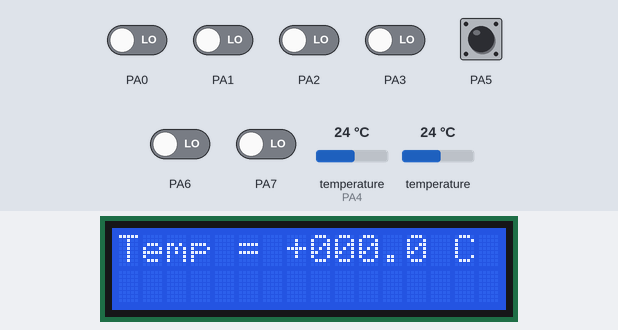
The program below on a simulated ATmega16, built with avr-gcc and emulated at 8 MHz. Parts: 16×2 character LCD. Wiring (inferred from the names in the program): 2 × DS18B20 sensor: data PA4; character LCD (HD44780): RS PD2; E PD3; data PD4, PD5, PD6, PD7. The inputs (shaded band) are chosen by the test bench; at power-on: PA5 HIGH, PA0–3, PA6, PA7 LOW, temperature (sensor on PA4) 24 °C, temperature 24 °C. What the program prints to the serial monitor is not drawn.

Above: at 1.2 s.
1.3 s: temperature (sensor on PA4) set to 12 °C
At 3.8 s:
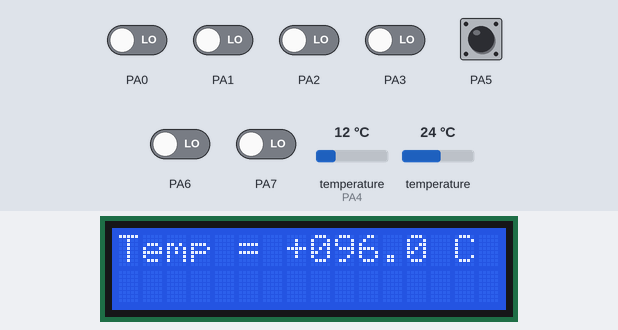
4.3 s: temperature (sensor on PA4) set to 19 °C
At 6.5 s:
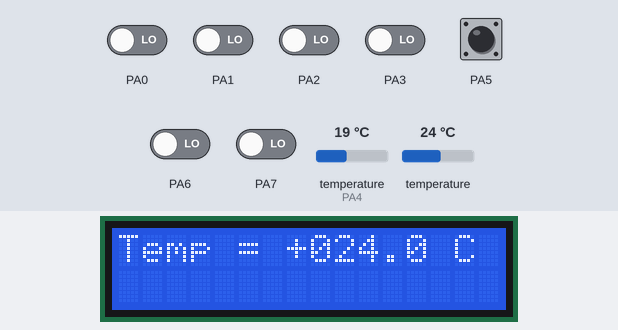
7.1 s: temperature (sensor on PA4) set to 33 °C
At 9.0 s:
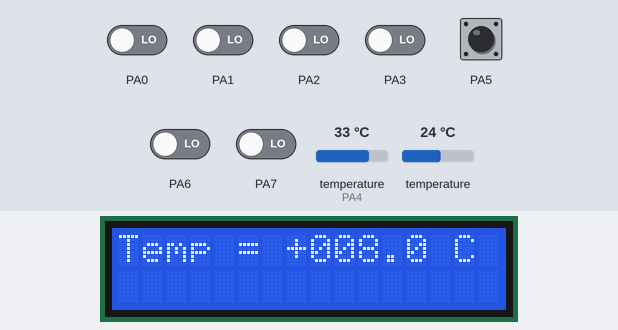
9.8 s: temperature (sensor on PA4) set to 41 °C
At 11.6 s:
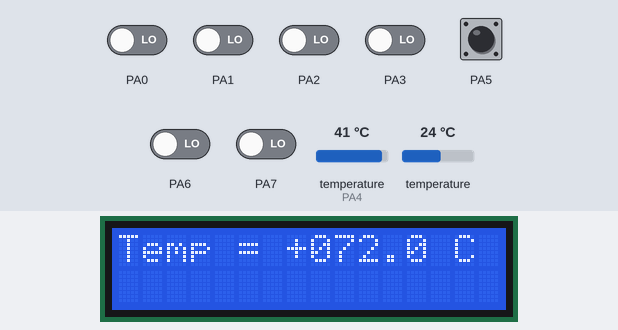
Timing chart, 0 to 13.1 s (numbered marks = the images above; inputs shaded):
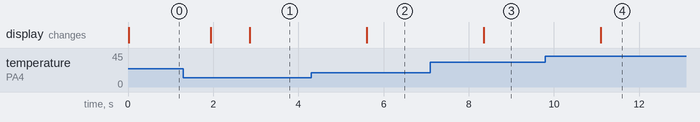

Measured:
- after the input at 1.3 s, the display: first differs from a run without the input after 1.6 s (image 1)
- after the input at 4.3 s, the display: changes after 1.3 s (image 2)
- after the input at 7.1 s, the display: changes after 1.3 s (image 3)
- after the input at 9.8 s, the display: changes after 1.3 s (image 4)

The program:

main.c
```c
/*******************************************************************************
Target:  Lcd
Device:  ATmega16;
Board:   EasyAVR6;
Clock:   ext.clock 8 MHz

Ïðîãðàììà âûâîäèò íà äèñïëåé LCD16x2 ïðèâåòñòâåííîå ñîîáùåíèå "Hello World!"
Ïî íàæàòèþ êíîïêè Cancel (PA5) ýêðàí äèñïëåÿ âêëþ÷àåòñÿ è âûêëþ÷àåòñÿ
*******************************************************************************/

// Includes --------------------------------------------------------------------
#include "main.h"
#include "onewire.h"

void Num2Str(uint16_t data, uint8_t* pbuf, uint8_t bufSize);
// Functions -------------------------------------------------------------------
int main(void)
{
    // Èíèöèàëèçàöèÿ ïîðòîâ
    // PA5 - âõîä ñ PullUp (ê íèìó ïîäêëþ÷åíà êíîïêà)
    PORTA |= (1 << PA5);

    // Èíèöèàëèçàöèÿ è âêëþ÷åíèå òàéìåðà Ò2
    // Ðåæèì: Normal; Ïðåääåëèòåëü: 1024; TOP = 0xFF
    // Ðàçðåøåíèå ïðåðûâàíèÿ ïî ïåðåïîëíåíèþ
    // ÎÑ2(PD7) íå ïîäêëþ÷åí
    // Âðåìÿ ïåðåïîëíåíèÿ:
    // t = 1024 * 256 / 8e6 = 32.768 ìñ; f = 8e6 / 1024 / 256 = 31 Ãö
    TIMSK |= (1 << TOIE2);
    TCCR2 = (1 << CS22) | (1 << CS21) | (1 << CS20);

    // Èíèöèàëèçàöèÿ UART, âêëþ÷åíèå ïðèåìíèêà è ïåðåäàò÷èêà
    // Cêîðîñòü îáìåíà: 19200 áîä, 8 áèò äàííûõ, 1 ñòîï-áèò, áèò ïàðèòåòà: íåò
    // Ðàçðåøåíèå ïðåðûâàíèÿ ïî ïðèåìó
    // PD0(RXD) - âõîä ñ PullUp, PD1(TXD) - âûõîä
    PORTD |= (1 << PD0);

    uint16_t ubrr = F_CPU / (16UL * 19200) - 1;

    UBRRH = (uint8_t)(ubrr >> 8);  // Çàäàåì çíà÷åíèå ïðåääåëèòåëÿ
    UBRRL = (uint8_t)ubrr;

    UCSRC |= (1 << URSEL) | (1 << UCSZ0) | (1 << UCSZ1);
    UCSRB |= (1 << RXCIE) | (1 << RXEN) | (1 << TXEN);

    // Èíèöèàëèçàöèÿ äèñïëåÿ è âûâîä ñòðîêè "Hello World!"
    LcdInit();
    LcdDispStr((uint8_t*)"Temp = +000.0 C");

    OnewireInit();

    // Ðàçðåøåíèå ãëîáàëüíûõ ïðåðûâàíèé
    sei();
    _delay_ms(1000);

    // Îñíîâíîé öèêë
    while (1)
    {
        OnewireReset();
        // while (1)
        // {
        //     ;
        // }

        OnewireSend(0xCC);
        OnewireSend(0x44);
        _delay_ms(900);
        OnewireReset();
        OnewireSend(0xCC);
        OnewireSend(0xBE);
        uint8_t buf[9] = {0};
        for (uint8_t i = 0; i < 9; i++)
        {
            buf[i] = OnewireRead();
        }
        for (uint8_t i = 0; i < 9; i++)
        {
            while ((UCSRA & (1 << UDRE)) == 0)
            {
                ;
            }
            UDR = buf[i];
        }

        // uint16_t temp = buf[0] * 5;

        uint16_t temp = (buf[0] & 0xFE) * 5 + (100 * (buf[7] - buf[6]) / buf[7] - 25) / 10;

        uint8_t tempStr[5] = {0};
        Num2Str(temp, tempStr, sizeof(tempStr));

        uint8_t  bufLcd[6] = {0};
        uint8_t* pbufLcd   = bufLcd;

        *pbufLcd++ = '+';
        *pbufLcd++ = tempStr[1];
        *pbufLcd++ = tempStr[2];
        *pbufLcd++ = tempStr[3];
        *pbufLcd++ = '.';
        *pbufLcd++ = tempStr[4];

        // Óñòàíîâêà ïîçèöèè êóðñîðà äèñïëåÿ è îòîáðàæåíèå ìàññèâà íà äèñïëåå
        LcdMovCursor(7);
        LcdDispBuf(bufLcd, sizeof(bufLcd) / sizeof(bufLcd[0]));
    }
}

void Num2Str(uint16_t data, uint8_t* pbuf, uint8_t bufSize)
{
    if (bufSize != 5)
    {
        return;
    }

    *pbuf++ = data / 10000 + '0';  // Âû÷èñëåíèå ñèìâîëà 5 ðàçðÿäà ÷èñëà
    data %= 10000;                 //
    *pbuf++ = data / 1000 + '0';   // Âû÷èñëåíèå ñèìâîëà 4 ðàçðÿäà ÷èñëà
    data %= 1000;                  //
    *pbuf++ = data / 100 + '0';    // Âû÷èñëåíèå ñèìâîëà 3 ðàçðÿäà ÷èñëà
    data %= 100;                   //
    *pbuf++ = data / 10 + '0';     // Âû÷èñëåíèå ñèìâîëà 2 ðàçðÿäà ÷èñëà
    data %= 10;                    //
    *pbuf++ = data / 1 + '0';      // Âû÷èñëåíèå ñèìâîëà 1 ðàçðÿäà ÷èñëà
    data %= 1;
}

// End File --------------------------------------------------------------------
```

interrupt.c
```c
// Includes --------------------------------------------------------------------
#include <avr/io.h>         // Çàãîëîâî÷íûé ôàéë äëÿ ðàáîòû ñ ÐÂÂ ÌÊ
#include <avr/interrupt.h>  // Çàãîëîâî÷íûé ôàéë äëÿ ðàáîòû ñ ïðåðûâàíèÿìè ÌÊ

#include "main.h"
#include "lcd16x2.h"  // Çàãîëîâî÷íûé ôàéë äëÿ ðàáîòû ñ äèñïëååì LCD16x2

// Handlers --------------------------------------------------------------------
/*******************************************************************************
Timer2 Overflow Handler
Èñïîëüçóåòñÿ äëÿ îáðàáîòêè íàæàòèÿ êíîïîê
*******************************************************************************/
ISR(TIMER2_OVF_vect)
{
    // Åñëè íàæàòà êíîïêà PA5, òî ïåðåêëþ÷àåì ñîñòîÿíèå äèñïëåÿ âêë/âûêë
    // (ïåðåêëþ÷àåì ôëàã lcdOn è îòïðàâëÿåì ñîîòâåòñòâóþùóþ êîìàíäó);
    // èíà÷å, ñáðàñûâàåì ôëàã íàæàòèÿ êíîïêè
    if (!(PINA & (1 << PINA5)))
    {
        if (!flag.btnOn)
        {
            flag.btnOn = 1;

            if (flag.lcdOn)
            {
                flag.lcdOn = 0;
                LcdSendCmd(1 << LCD_ON);
            }
            else
            {
                flag.lcdOn = 1;
                LcdSendCmd((1 << LCD_ON) | (1 << LCD_ON_D));
            }
        }
    }
    else
    {
        flag.btnOn = 0;
    }
}

// End File --------------------------------------------------------------------
```

main.h
```c
#ifndef __MAIN_H
#define __MAIN_H

// Includes --------------------------------------------------------------------
#include <avr/io.h>         // Çàãîëîâî÷íûé ôàéë äëÿ ðàáîòû ñ ÐÂÂ ÌÊ
#include <avr/interrupt.h>  // Çàãîëîâî÷íûé ôàéë äëÿ ðàáîòû ñ ïðåðûâàíèÿìè ÌÊ

#include "lcd16x2.h"  // Çàãîëîâî÷íûé ôàéë äëÿ ðàáîòû ñ äèñïëååì LCD16x2

// Typedef ---------------------------------------------------------------------
// Òèï ïîëüçîâàòåëüñêèõ ôëàãîâ
typedef struct
{
    uint8_t btnOn : 1;  // Ôëàã íàæàòèÿ êíîïêè
    uint8_t lcdOn : 1;  // Ôëàã âêëþ÷åíèÿ ýêðàíà äèñïëåÿ
} Flags_t;

// Variables -------------------------------------------------------------------
register Flags_t flag asm("r2");  // Ïåðåìåííàÿ ïîëüçîâàòåëüñêèõ ôëàãîâ â ÐÎÍ r2

#endif
// End File --------------------------------------------------------------------
```

lcd16x2.c
```c
// Includes --------------------------------------------------------------------
#include "lcd16x2.h"

// Macro -----------------------------------------------------------------------
#define LCD_PORT PORTD  // Ïîðò ê êîòîðîìó ïîäêëþ÷åí LCD äèñïëåé
#define LCD_DDR  DDRD   // Âûâîäû äàííûõ LCD äîëæíû áûòü ïîäêëþ÷åíû ê ñòàðøèì
#define LCD_PIN  PIND   // âûâîäàì ïîðòà ìèêðîêîíòðîëëåðà

#define LCD_DATA_MASK 0xF0  // Ìàñêà âûâîäîâ äàííûõ äèñïëåÿ

#define LCD_E  3  // Íîìåð âûâîäà E (çàïèñü äàííûõ â LCD îñóùåñòâëÿåòñÿ ïî ñïàäó)
#define LCD_RS 2  // Íîìåð âûâîäà RS (1 - äàííûå; 0 - èíñòðóêöèÿ)

#define LCD_PIN_MASK (LCD_DATA_MASK | (1 << LCD_RS) | (1 << LCD_E))

// Function prototypes ---------------------------------------------------------
static void LcdSendHfCmd(uint8_t hfcmd);
static void LcdSendByte(uint8_t byte);
static void LcdSendHfByte(uint8_t hfbyte);

// Functions -------------------------------------------------------------------
/*******************************************************************************
Ôóíêöèÿ èíèöèàëèçàöèè äèñïëåÿ LCD16x2
*******************************************************************************/
void LcdInit(void)
{
    // Èíèöèàëèçàöèÿ âûâîäîâ, ïîäêëþ÷åííûõ ê äèñïëåþ êàê âûõîäîâ
    LCD_DDR |= LCD_PIN_MASK;

    // Çàäåðæêà íå ìåíåå 15 ìñ, ïîñëå ïîäà÷è ïèòàíèÿ íà äèñïëåé
    _delay_ms(15);

    // Èíèöèàëèçàöèÿ äèñïëåÿ è ïåðåâîä åãî íà 4-õ áèòíûé èíòåðôåéñ
    // ñîãëàñíî ïîðÿäêó, ïðèâåäåííîìó â datasheet
    // Ïîêà íå ïåðåâåëè íà 4-áèòíûé èíòåðôåéñ îòïðàâëÿåì êîìàíäû ïî ïîëáàéòà

    // Îòïðàâêà ñòàðøåãî ïîëóáàéòà êîìàíäû íàñòðîéêè 8-áèòíîãî èíòåðôåéñà
    // Çàäåðæêà íå ìåíåå 4.1 ìñ
    // Îòïðàâêà ñòàðøåãî ïîëóáàéòà êîìàíäû íàñòðîéêè 8-áèòíîãî èíòåðôåéñà
    // Çàäåðæêà íå ìåíåå 100 ìêñ
    // Îòïðàâêà ñòàðøåãî ïîëóáàéòà êîìàíäû íàñòðîéêè 8-áèòíîãî èíòåðôåéñà
    // Çàäåðæêà íå ìåíåå 50 ìêñ
    // Îòïðàâêà ñòàðøåãî ïîëóáàéòà êîìàíäû íàñòðîéêè 4-áèòíîãî èíòåðôåéñà
    LcdSendHfCmd((1 << LCD_F) | (1 << LCD_F_DL));
    _delay_ms(5);
    LcdSendHfCmd((1 << LCD_F) | (1 << LCD_F_DL));
    _delay_us(100);
    LcdSendHfCmd((1 << LCD_F) | (1 << LCD_F_DL));
    _delay_us(50);
    LcdSendHfCmd(1 << LCD_F);

    // Ïåðåâîä äèñïëåÿ íà 4-áèòíûé èíòåðôåéñ çàâåðøåí. Òåïåðü ìîæíî ïîñûëàòü
    // êîìàíäû/äàííûå ïî ïîëíîìó áàéòó

    // Ïîäòâåðæäåíèå 4-áèòíîãî èíòåðôåéñà
    _delay_us(50);
    LcdSendCmd(1 << LCD_F);

    // Î÷èñòêà äèñïëåÿ, äèñïëåé î÷èùàåòñÿ íå ìåíåå 1.5 ìñ
    _delay_us(50);
    LcdSendCmd(1 << LCD_CLR);
    _delay_ms(2);

    // Âêëþ÷åíèå ýêðàíà äèñïëåÿ
    _delay_us(50);
    LcdSendCmd((1 << LCD_ON) | (1 << LCD_ON_D));
}

/******************************************************************************
Ôóíêöèÿ âûâîäà íà äèñïëåé ìàññèâà ñèìâîëîâ

Àðãóìåíòû:
pbuf:       óêàçàòåëü íà ìàññèâ
bufSize:    ðàçìåð ìàññèâà
*******************************************************************************/
void LcdDispBuf(uint8_t* pbuf, uint8_t bufSize)
{
    do
    {
        _delay_us(50);
        LcdSendChar(*pbuf++);
    } while (--bufSize);
}

/******************************************************************************
Ôóíêöèÿ âûâîäà íà äèñïëåé ñòðîêè

Àðãóìåíòû:
pstr:       óêàçàòåëü íà ñòðîêó
*******************************************************************************/
void LcdDispStr(uint8_t* pstr)
{
    do
    {
        _delay_us(50);
        LcdSendChar(*pstr);
    } while (*++pstr);
}

/******************************************************************************
Ôóíêöèÿ èçìåíåíèÿ ïîçèöèè êóðñîðà äèñïëåÿ
Âðåìÿ âûïîëíåíèÿ ñîñòàâëÿåò 50 ìêñ

Àðãóìåíòû:
newPos:     íîâàÿ ïîçèöèÿ êóðñîðà äèñïëåÿ
*******************************************************************************/
void LcdMovCursor(uint8_t newPos)
{
    uint8_t temp = (1 << LCD_DDRAM) | newPos;
    LcdSendCmd(temp);
}

/******************************************************************************
Ôóíêöèÿ âûâîäà íà äèñïëåé ñèìâîëà
Âðåìÿ âûïîëíåíèÿ ñîñòàâëÿåò 50 ìêñ

Àðãóìåíòû:
symbol:     êîä ñèìâîëà
*******************************************************************************/
void LcdSendChar(uint8_t symbol)
{
    // Óñòàíîâêà LCD_RS, îòïðàâêà äàííûõ
    LCD_PORT |= (1 << LCD_RS);
    LcdSendByte(symbol);
}

/******************************************************************************
Ôóíêöèÿ îòïðàâêè êîìàíäû íà äèñïëåé
Âðåìÿ âûïîëíåíèÿ êîìàíä "Î÷èñòêà äèñïëåÿ ñ óñòàíîâêîé êóðñîðà â íà÷àëî ïåðâîé
ñòðîêè" è "Óñòàíîâêà êóðñîðà â íà÷àëî ïåðâîé ñòðîêè" ñîñòàâëÿåò 1.5 ìñ;
âðåìÿ âûïîëíåíèÿ îñòàëüíûõ êîìàíä ñîñòàâëÿåò 50 ìêñ.

Àðãóìåíòû:
cmd:        êîä êîìàíäû
*******************************************************************************/
void LcdSendCmd(uint8_t cmd)
{
    // Ñáðîñ LCD_RS, îòïðàâêà êîìàíäû
    LCD_PORT &= ~(1 << LCD_RS);
    LcdSendByte(cmd);
}

/******************************************************************************
Ôóíêöèÿ îòïðàâêè ïîëîâèíû êîìàíäû íà äèñïëåé (èñïîëüçóåòñÿ ïðè èíèöèàëèçàöèè)
Êîä ïîëîâèíû êîìàíäû äîëæåí íàõîäèòñÿ â ñòàðøåì ïîëóáàéòå àðãóìåíòà hfcmd

Àðãóìåíòû:
hfcmd:      êîä ïîëîâèíû êîìàíäû (ñòàðøèé ïîëóáàéò)
*******************************************************************************/
static void LcdSendHfCmd(uint8_t hfcmd)
{
    // Ñáðîñ LCD_RS, îòïðàâêà êîìàíäû
    LCD_PORT &= ~(1 << LCD_RS);
    LcdSendHfByte(hfcmd);
}

/******************************************************************************
Ôóíêöèÿ îòïðàâêè áàéòà äàííûõ/êîìàíäû íà äèñïëåé

Àðãóìåíòû:
byte:       áàéò äàííûõ/êîìàíäû
*******************************************************************************/
static void LcdSendByte(uint8_t byte)
{
    // Ñíà÷àëà îòïðàâëÿåì ñòàðøèé ïîëóáàéò, çàòåì ìëàäøèé
    LcdSendHfByte(byte & 0xF0);
    LcdSendHfByte(byte << 4);
}

/******************************************************************************
Ôóíêöèÿ îòïðàâêè ïîëóáàéòà äàííûõ/êîìàíäû íà äèñïëåé
Êîä ïîëóáàéòà äîëæåí íàõîäèòñÿ â ñòàðøåì ïîëóáàéòå àðãóìåíòà hfbyte

Àðãóìåíòû:
hfbyte:     êîä ïîëóáàéòà äàííûõ/êîìàíäû (ñòàðøèé ïîëóáàéò)
*******************************************************************************/
static void LcdSendHfByte(uint8_t hfbyte)
{
    // Ïîäíèìàåì âûâîä äëÿ äàëüíåéøåé çàïèñè â äèñïëåé
    LCD_PORT |= (1 << LCD_E);

    // Çàïèñü â ïîðò äàííûõ äèñïëåÿ çíà÷åíèÿ ñòàðøåãî ïîëóáàéòà êîìàíäû/äàííûõ
    // (âûâîäû äàííûõ äèñïëåÿ ïîäêëþ÷åíû ê ñòàðøèì ðàçðÿäàì ïîðòà ÌÊ)
    uint8_t temp = LCD_PORT;
    temp &= ~LCD_DATA_MASK;
    temp |= hfbyte;
    LCD_PORT = temp;

    // Çàïèñü äàííûõ/êîìàíäû â äèñïëåé
    LCD_PORT &= ~(1 << LCD_E);
}
// End File --------------------------------------------------------------------
```

lcd16x2.h
```c
#ifndef __LCD16X2_H
#define __LCD16X2_H

// Includes --------------------------------------------------------------------
#include <avr/io.h>      // Çàãîëîâî÷íûé ôàéë äëÿ ðàáîòû ñ ÐÂÂ ÌÊ
#include <util/delay.h>  // Çàãîëîâî÷íûé ôàéë äëÿ ðàáîòû ñ çàäåðæêàìè

// Macro -----------------------------------------------------------------------
// Áèòîâûå ïîëÿ äëÿ êîìàíä LCD äèñïëåÿ

// Î÷èñòêà äèñïëåÿ ñ óñòàíîâêîé êóðñîðà â íà÷àëî ïåðâîé ñòðîêè
#define LCD_CLR 0  // Ñòàðøèé áèò èíñòðóêöèè (DB0)

// Óñòàíîâêà êóðñîðà â íà÷àëî ïåðâîé ñòðîêè
#define LCD_HOME 1  // Ñòàðøèé áèò èíñòðóêöèè (DB1)

// Óñòàíîâêà íàïðàâëåíèÿ âûâîäà ñèìâîëîâ, ðàçðåøåíèå ñäâèãà ýêðàíà
#define LCD_MODE     2  // Ñòàðøèé áèò èíñòðóêöèè (DB2)
#define LCD_MODE_I_D 1  // Íàïðàâëåíèå âûâîäà ñèìâîëîâ (DB1)
                        // 0: ñïðàâà íàëåâî; 1: ñëåâà íàïðàâî
#define LCD_MODE_SH 0   // Ðàçðåøåíèå ñäâèãà ýêðàíà ïðè âûâîäå ñèìâîëîâ (DB0)

// Âêëþ÷åíèå/âûêëþ÷åíèå äèñïëåÿ è îòîáðàæåíèÿ êóðñîðà
#define LCD_ON   3  // Ñòàðøèé áèò èíñòðóêöèè (DB3)
#define LCD_ON_D 2  // Âêëþ÷åíèå äèñïëåÿ (DB2)
#define LCD_ON_C 1  // Âêëþ÷åíèå êóðñîðà (DB1)
#define LCD_ON_B 0  // Âêëþ÷åíèå ìèãàíèÿ êóðñîðà (DB0)

// Ñäâèã êóðñîðà è ýêðàíà
#define LCD_SHIFT     4  // Ñòàðøèé áèò èíñòðóêöèè (DB4)
#define LCD_SHIFT_S_C 3  // Ðàçðåøåíèå ñäâèãà ýêðàíà (DB3)
                         // 0: ñäâèã òîëüêî êóðñîðà; 1: ñäâèã êóðñîðà è ýêðàíà
#define LCD_SHIFT_R_L 2  // Íàïðàâëåíèå ñäâèãà (DB2)
                         // 0: ñäâèã âëåâî; 1: ñäâèã âïðàâî

// Íàñòðîéêà èíòåðôåéñà, êîëè÷åñòâà ñòðîê äëÿ âûâîäà, ðàçìåðà øðèôòà
#define LCD_F    5  // Ñòàðøèé áèò èíñòðóêöèè (DB5)
#define LCD_F_DL 4  // Âûáîð èíòåðôåéñà (DB4)
                    // 0: 4-áèòíûé èíòåðôåéñ; 1: 8-áèòíûé èíòåðôåéñ
#define LCD_F_N 3   // Êîëè÷åñòâî ñòðîê äëÿ âûâîäà (DB3)
                    // 0: 1 ñòðîêà; 1: 2 ñòðîêè
#define LCD_F_F 2   // Ðàçìåð øðèôòà (DB2) 0: 5õ8 ïèêñåëåé; 1: 5õ11 ïèêñåëåé

// Çàïèñü àäðåñà DDRAM ïàìÿòè â àäðåñíûé óêàçàòåëü
#define LCD_DDRAM 7  // Ñòàðøèé áèò èíñòðóêöèè (DB7)

// Function prototypes ---------------------------------------------------------
void LcdInit(void);
void LcdDispBuf(uint8_t* pbuf, uint8_t bufSize);
void LcdDispStr(uint8_t* str);
void LcdMovCursor(uint8_t newPos);
void LcdSendCmd(uint8_t cmd);
void LcdSendChar(uint8_t data);

#endif
// End File --------------------------------------------------------------------
```

onewire.c
```c
// Includes --------------------------------------------------------------------
#include "onewire.h"

// Typedef ---------------------------------------------------------------------

// Macro -----------------------------------------------------------------------
#define ONEWIRE_PORT     PORTA       //
#define ONEWIRE_DDR      DDRA        //
#define ONEWIRE_PIN      PINA        //
#define ONEWIRE_PIN_MASK (1 << PA4)  //

// Variables -------------------------------------------------------------------

// Function prototypes ---------------------------------------------------------
static inline void OnewireHigh(void)
{
    ONEWIRE_DDR &= ~ONEWIRE_PIN_MASK;
}

static inline void OnewireLow(void)
{
    ONEWIRE_DDR |= ONEWIRE_PIN_MASK;
}

static inline uint8_t OnewireLevel(void)
{
    return ONEWIRE_PIN & ONEWIRE_PIN_MASK;
}

// Functions -------------------------------------------------------------------
void OnewireInit()
{
    ONEWIRE_PORT &= ~ONEWIRE_PIN_MASK;
    OnewireHigh();
}

// Âûäà¸ò èìïóëüñ ñáðîñà (reset), îæèäàåò îòâåòíûé èìïóëüñ ïðèñóòñòâèÿ.
// Åñëè èìïóëüñ ïðèñóòñòâèÿ ïîëó÷åí, äîæèäàåòñÿ åãî çàâåðøåíèÿ è âîçâðàùàåò 1, èíà÷å âîçâðàùàåò 0
uint8_t OnewireReset()
{
    OnewireLow();
    _delay_us(640);  // Ïàóçà 480..960 ìêñ
    OnewireHigh();
    _delay_us(2);  // Âðåìÿ íåîáõîäèìîå ïîäòÿãèâàþùåìó ðåçèñòîðó, ÷òîáû âåðíóòü âûñîêèé óðîâåíü íà øèíå
    // Æä¸ì íå ìåíåå 60 ìñ äî ïîÿâëåíèÿ èìïóëüñà ïðèñóòñòâèÿ;
    for (uint8_t i = 80; i; i--)
    {
        if (OnewireLevel() == 0)
        {
            // Åñëè îáíàðóæåí èìïóëüñ ïðèñóòñòâèÿ, æä¸ì åãî îêîí÷àíèÿ
            while (OnewireLevel() == 0)
            {
            }  // Æä¸ì êîíöà ñèãíàëà ïðèñóòñòâèÿ
            return 1;
        }
        _delay_us(1);
    }
    return 0;
}

// Îòïðàâëÿåò îäèí áèò
// bit îòïðàâëÿåìîå çíà÷åíèå, 0 - íîëü, ëþáîå äðóãîå çíà÷åíèå - åäèíèöà
void OnewireSendBit(uint8_t bit)
{
    OnewireLow();
    if (bit)
    {
        _delay_us(5);  // Íèçêèé èìïóëüñ, îò 1 äî 15 ìêñ (ñ ó÷¸òîì âðåìåíè âîññòàíîâëåíèÿ óðîâíÿ)
        OnewireHigh();
        _delay_us(90);  // Îæèäàíèå äî çàâåðøåíèÿ òàéìñëîòà (íå ìåíåå 60 ìêñ)
    }
    else
    {
        _delay_us(90);  // Íèçêèé óðîâåíü íà âåñü òàéìñëîò (íå ìåíåå 60 ìêñ, íå áîëåå 120 ìêñ)
        OnewireHigh();
        _delay_us(5);  // Âðåìÿ âîññòàíîâëåíèÿ âûñîêîãî óðîâåíÿ íà øèíå + 1 ìñ (ìèíèìóì)
    }
}

// Îòïðàâëÿåò îäèí áàéò, âîñåìü ïîäðÿä áèò, ìëàäøèé áèò âïåð¸ä
// data - îòïðàâëÿåìîå çíà÷åíèå
void OnewireSend(uint8_t data)
{
    for (uint8_t i = 8; i; i--)
    {
        OnewireSendBit(data & 1);
        data >>= 1;
    }
}

// ÷èòàåò çíà÷åíèå áèòà, ïåðåäàâàåìîå óéñòðîéñòâîì.
// Âîçâðàùàåò 0 - åñëè ïåðåäàí 0, îòëè÷íîå îò íóëÿ çíà÷åíèå - åñëè ïåðåäàíà åäèíèöà
uint8_t OnewireReadBit()
{
    OnewireLow();
    _delay_us(2);  // Äëèòåëüíîñòü íèçêîãî óðîâíÿ, ìèíèìóì 1 ìêñ
    OnewireHigh();
    _delay_us(8);  // Ïàóçà äî ìîìåíòà ñýìïëèðîâàíèÿ, âñåãî íå áîëåå 15 ìêñ
    uint8_t bit = OnewireLevel();
    _delay_us(80);  // Îæèäàíèå äî ñëåäóþùåãî òàéì-ñëîòà, ìèíèìóì 60 ìêñ ñ íà÷àëà íèçêîãî óðîâíÿ
    return bit;
}

// ×èòàåò îäèí áàéò, ïåðåäàííûé óñòðîéñòâîì, ìëàäøèé áèò âïåð¸ä, âîçâðàùàåò ïðî÷èòàííîå çíà÷åíèå
uint8_t OnewireRead()
{
    uint8_t data = 0;
    for (uint8_t i = 8; i; i--)
    {
        data >>= 1;
        if (OnewireReadBit())
        {
            data |= 0x80;
        }
    }
    return data;
}

// End File --------------------------------------------------------------------
```

Source omitted: onewire.h (884 bytes)
